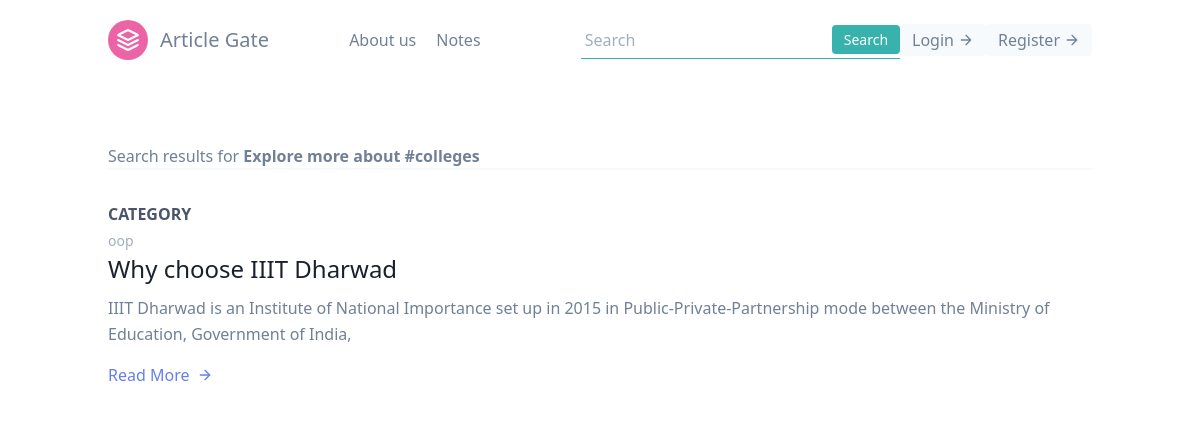
The app's page /article/tag/colleges with its own data.
### article/models.py (models this page shows, shortened)
class Post(models.Model):
    title = models.CharField(max_length=50)
    about = models.CharField(default="",max_length=200)
    content = RichTextField(blank=True, null=True)
    author = models.ForeignKey(User, on_delete=models.CASCADE, blank=True, null=True)
    date_posted = models.DateTimeField(default=timezone.now)
    likes = models.IntegerField(default=0)
    views = models.IntegerField(default=0)
    tags  = models.CharField(default="",max_length=150)

### article/views.py (the view)
# urls.py: path('article/tag/<str:tagname>',views.tagName,name='tagName'),
def tagName(request, tagname):
    list_tag_obj = []
    objs = Post.objects.all()
    for obj in objs:
        if obj.tags == tagname:
            list_tag_obj.append(obj)
    context = {
        'list_tag_obj':list_tag_obj,
        'tagname':tagname
    }
    return render(request, 'article/tag_search.html', context)

### article/templates/article/tag_search.html (shortened to what this page needs)
<!DOCTYPE html>
<html lang="en">
<head>
  <link href="https://unpkg.com/tailwindcss@^1.0/dist/tailwind.min.css" rel="stylesheet">
</head>
<body>
  <header class="text-gray-600 body-font">
    <div class="container mx-auto flex flex-wrap p-5 flex-col md:flex-row items-center">
      <a class="flex title-font font-medium items-center text-gray-900 mb-4 md:mb-0">
        <svg xmlns="http://www.w3.org/2000/svg" fill="none" stroke="currentColor" stroke-linecap="round"
          stroke-linejoin="round" stroke-width="2" class="w-10 h-10 text-white p-2 bg-pink-500 rounded-full"
          viewBox="0 0 24 24">
          <path d="M12 2L2 7l10 5 10-5-10-5zM2 17l10 5 10-5M2 12l10 5 10-5"></path>
        </svg>
        <a href="{% url 'article:article-home' %}"> <span class="ml-3 text-xl">Article Gate</span></a>
      </a>
      <nav class="md:ml-auto md:mr-auto flex flex-wrap items-center text-base justify-center">
        <a class="mr-5 hover:text-gray-900">About us</a>
        <a class="mr-5 hover:text-gray-900">Notes </a>
      </nav>
      <form method="get" action="/article/search">
        <div class="flex items-center border-b border-teal-500 py-1">
          <input
            class="appearance-none bg-transparent border-none w-full text-gray-700 mr-3 py-0 px-1 leading-tight focus:outline-none"
            type="text" placeholder="Search" aria-label="Full name" name="query" id="query">
          <button
            class="flex-shrink-0 bg-teal-500 hover:bg-teal-700 border-teal-500 hover:border-teal-700 text-sm border-4 text-white py-0 px-2 rounded"
            type="submit">
            Search
          </button>
        </div>
      </form>
      {% if user.is_authenticated %}
      <button
        class="inline-flex items-center bg-gray-100 border-0 py-1 px-3 focus:outline-none hover:bg-gray-200 rounded text-base mt-4 md:mt-0">
        <a href="{% url 'article:addArticle' %}">Create Post</a>
      </button>
      <button
        class="inline-flex items-center bg-gray-100 border-0 py-1 px-3 focus:outline-none hover:bg-gray-200 rounded text-base mt-4 md:mt-0">
        <a href="{% url 'profileView' %}">{{ user.username }}</a>
      </button>
      <button
        class="inline-flex items-center bg-gray-100 border-0 py-1 px-3 focus:outline-none hover:bg-gray-200 rounded text-base mt-4 md:mt-0">
        <a href="{% url 'login' %}">Logout</a>
        <svg fill="none" stroke="currentColor" stroke-linecap="round" stroke-linejoin="round" stroke-width="2"
          class="w-4 h-4 ml-1" viewBox="0 0 24 24">
          <path d="M5 12h14M12 5l7 7-7 7"></path>
        </svg>
      </button>
      {% else %}
      <button
        class="inline-flex items-center bg-gray-100 border-0 py-1 px-3 focus:outline-none hover:bg-gray-200 rounded text-base mt-4 md:mt-0">
        <a href="{% url 'login' %}">Login</a>
        <svg fill="none" stroke="currentColor" stroke-linecap="round" stroke-linejoin="round" stroke-width="2"
          class="w-4 h-4 ml-1" viewBox="0 0 24 24">
          <path d="M5 12h14M12 5l7 7-7 7"></path>
        </svg>
      </button>
      <button
        class="inline-flex items-center bg-gray-100 border-0 py-1 px-3 focus:outline-none hover:bg-gray-200 rounded text-base mt-4 md:mt-0">
        <a href="{% url 'signUp' %}">Register</a>
        <svg fill="none" stroke="currentColor" stroke-linecap="round" stroke-linejoin="round" stroke-width="2"
          class="w-4 h-4 ml-1" viewBox="0 0 24 24">
          <path d="M5 12h14M12 5l7 7-7 7"></path>
        </svg>
      </button>
      {% endif %}
    </div>
  </header>
  <section class="text-gray-600 body-font overflow-hidden">
    <div class="container px-5 py-24 mx-auto">
      <div class="-my-8 divide-y-2 divide-gray-100">
        <h3>Search results for <span style="font-weight: bold;"> Explore more about #{{ tagname }} </span></h3>
          {% for post in list_tag_obj %}
          <div class="py-8 flex flex-wrap md:flex-nowrap">
            <div class="md:w-64 md:mb-0 mb-6 flex-shrink-0 flex flex-col">
              <span class="font-semibold title-font text-gray-700">CATEGORY</span>
              <span class="mt-1 text-gray-500 text-sm">{{ post.author }}</span>
            </div>
            <div class="md:flex-grow">
              <h2 class="text-2xl font-medium text-gray-900 title-font mb-2"><a
                  href="{% url 'article:fullArticle' post.title post.id %}"> {{ post.title }}</a></h2>
              <p class="leading-relaxed">{{ post.about|safe }}</p>
              <a class="text-indigo-500 inline-flex items-center mt-4"
                href="{% url 'article:fullArticle' post.title post.id %}">Read More
                <svg class="w-4 h-4 ml-2" viewBox="0 0 24 24" stroke="currentColor" stroke-width="2" fill="none"
                  stroke-linecap="round" stroke-linejoin="round">
                  <path d="M5 12h14"></path>
                  <path d="M12 5l7 7-7 7"></path>
                </svg>
              </a>
            </div>
          </div>
          {% endfor %}
      </div>
    </div>
  </section>
</body>
</html>

### records on screen
Post: tags "colleges", author "oop", title "Why choose IIIT Dharwad", about "IIIT Dharwad is an Institute of National Importance set up in 2015 in Public-Private-Partnership mode between the Ministry of Education, Government of India,"
